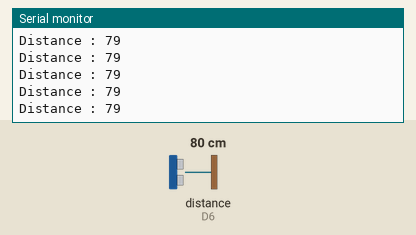
This sketch was run on a simulated ESP8266 (NodeMCU). On the bench: the last lines printed to the serial monitor. Wiring (inferred from the names in the program): ultrasonic range finder: trigger D5; echo D6. The inputs (shaded band) are chosen by the test bench; at power-on: distance to the obstacle (sensor on D6) 80 cm. The echo pulse lasts 58.3 µs per cm; WiFi joins after 1.5 s; servers stay silent unless stated.

Above: at 3.0 s.
3.1 s: distance to the obstacle (sensor on D6) set to 2 cm
At 3.39 s:
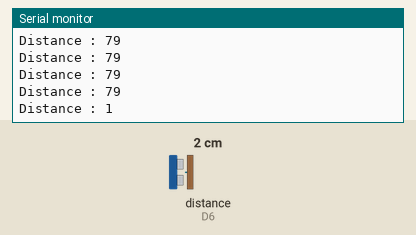
4.6 s: distance to the obstacle (sensor on D6) set to 4 cm
At 4.6 s:
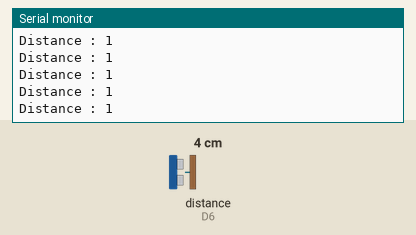
Timing chart, 0 to 7.6 s (numbered marks = the images above; inputs shaded):
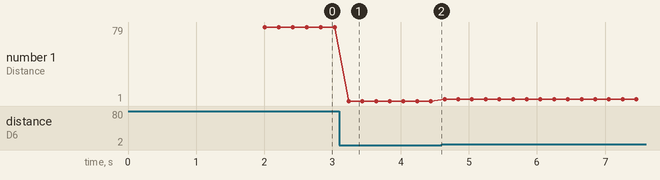

The sketch:

sonar_blynk.ino
```cpp
#define BLYNK_PRINT Serial
#include <ESP8266WiFi.h>
#include <BlynkSimpleEsp8266.h>

char auth[] ="Xlb8OEBn-qKY6HzlJv9BjzCJkafBKSZZ";
char ssid[] = "Shary124_Ext";
char pass[] = "3343572002@";

#define TrigPin D5
#define EchoPin D6
WidgetLCD LCD(V1);


void setup() {
  Serial.begin(9600);
  Blynk.begin(auth,ssid,pass);
  pinMode(TrigPin,OUTPUT);
  pinMode(EchoPin,INPUT);
  LCD.clear();
  LCD.print(0,0,"Distance in cm");
}

void loop() {
  long duration,distance;
   digitalWrite(TrigPin,LOW);
  delayMicroseconds(200000);

  digitalWrite(TrigPin,HIGH);
  delayMicroseconds(10);
  digitalWrite(TrigPin,LOW);

  duration = pulseIn(EchoPin,HIGH);
  distance = duration*0.034/2;
  LCD.print(7,1,distance);
  Serial.print("Distance : ");
  Serial.println(distance);
  Blynk.run();

}
```

Measured:
- after the input at 3.1 s, the serial monitor: prints a new line after 0.14 s (image 1)
- plotted number 1: 79 → 1 after the input at 3.1 s, 1 → 3 after the input at 4.6 s
